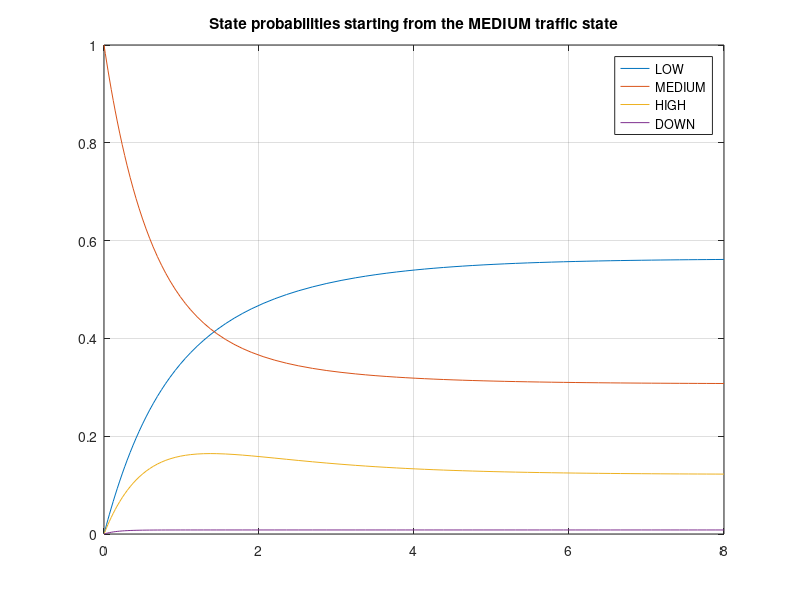
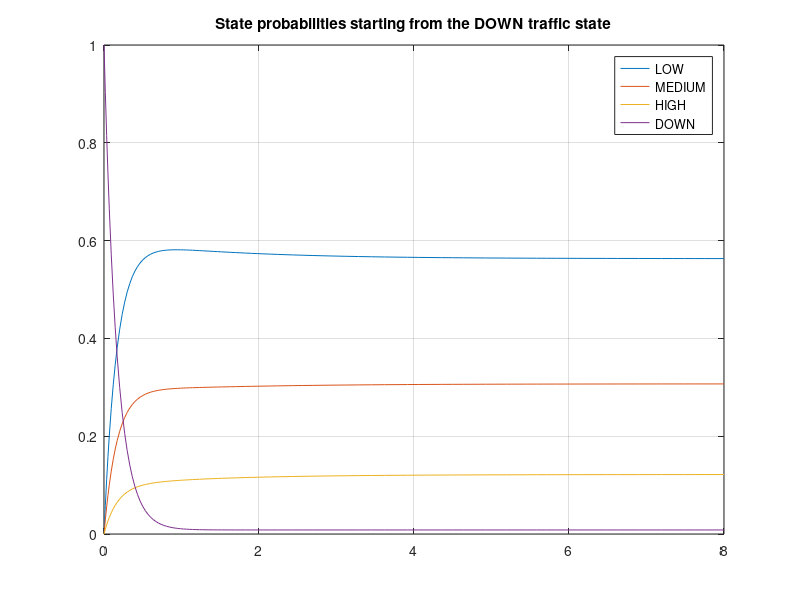

These charts were generated, in order, by the following MATLAB code:
%% ANGELO TULBURE - A08

clear all;

lm = 0.33;    %low to medium
mh = 0.4;     %medium to high
ml = 0.6;     %medium to low
hm = 1;       %high to medium
to_d = 0.05;   %everyone to down
from_d = 6;    %down to everyone
p1 = 0.6;     %down to low
p2 = 0.3;     %down to medium
p3 = 0.1;     %down to high
dl = from_d * p1;   %down to low
dm = from_d * p2;   %down to medium
dh = from_d * p3;   %down to high 

%s1=LOW, s2=MEDIUM, s3=HIGH, s4=DOWN

%       s1     s2    s3      s4
Q = [-lm-to_d,  lm,  0,  to_d;            %s1
        ml, -ml-mh-to_d,   mh  , to_d;    %s2
        0 ,   hm, -hm-to_d, to_d;         %s3
        dl,  dm,  dh, -dl-dm-dh, ];       %s4

Tmax = 8;
fprintf("Infinitesimal generator\n");
fprintf("\t\tLOW   MEDIUM    HIGH \t   DOWN\n");
disp(Q);

pM = [0, 1, 0, 0];
[t, Sol] = ode45(@(t,x) Q'*x, [0 Tmax], pM');
figure(1);
plot(t, Sol, "-");
hold on;
title('State probabilities starting from the MEDIUM traffic state');
legend("LOW", "MEDIUM", "HIGH", "DOWN");
grid on;

pD = [0, 0, 0, 1];
[t, Sol] = ode45(@(t,x) Q'*x, [0 Tmax], pD');
figure(2);
plot(t, Sol, "-");
title('State probabilities starting from the DOWN traffic state');
legend("LOW", "MEDIUM", "HIGH", "DOWN");
grid on;
